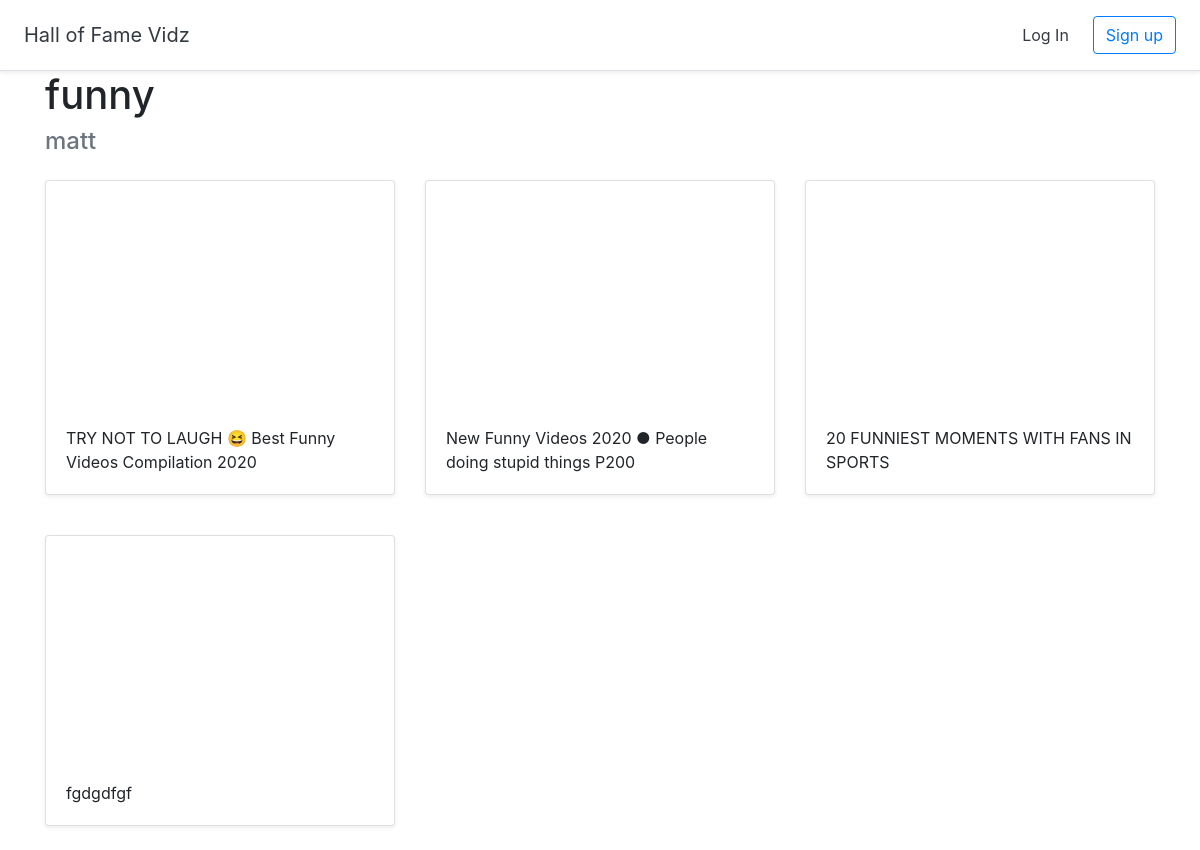
Screenshot of /halloffame/1 with the database file from the repository.
### halls/models.py (models this page shows)
class Hall(models.Model):
	title = models.CharField(max_length = 255)
	user = models.ForeignKey(User, on_delete = models.CASCADE)

class Video(models.Model):
	title = models.CharField(max_length = 255)
	url = models.URLField()
	youtube_id = models.CharField(max_length = 255)
	hall = models.ForeignKey(Hall, on_delete = models.CASCADE)

### halls/views.py (the view)
# urls.py: path('halloffame/<int:pk>', views.DetailHall.as_view(), name='detail_hall'),
class DetailHall(generic.DetailView):
	model = Hall
	template_name = 'halls/detail_hall.html'

### halls/templates/halls/detail_hall.html (shortened to what this page needs)
{% extends 'halls/base.html' %}
{% block content %}
<div class="container">
<h1>{{ hall.title }}</h1>
<h4 class="text-muted">{{ hall.user.username }}</h4>
<div class="row">
{% for video in hall.video_set.all %}
<div class="col-md-4 mt-3">
<div class="card mb-4 shadow-sm">
<iframe width="100%" height="225" src="https://www.youtube.com/embed/{{ video.youtube_id }}" frameborder="0" allow="accelerometer; autoplay; encrypted-media; gyroscope; picture-in-picture" allowfullscreen></iframe>
<div class="card-body">
<p class="card-text">{{ video.title }}</p>
</div>
</div>
</div>
{% endfor %}
</div>
</div>
  {% endblock %}

### rows the page displays
Hall: title "funny", user.username "matt"
Video: title "TRY NOT TO LAUGH 😆 Best Funny Videos Compilation 2020"
Video: title "New Funny Videos 2020 ● People doing stupid things P200"
Video: title "20 FUNNIEST MOMENTS WITH FANS IN SPORTS"
Video: title "fgdgdfgf"
